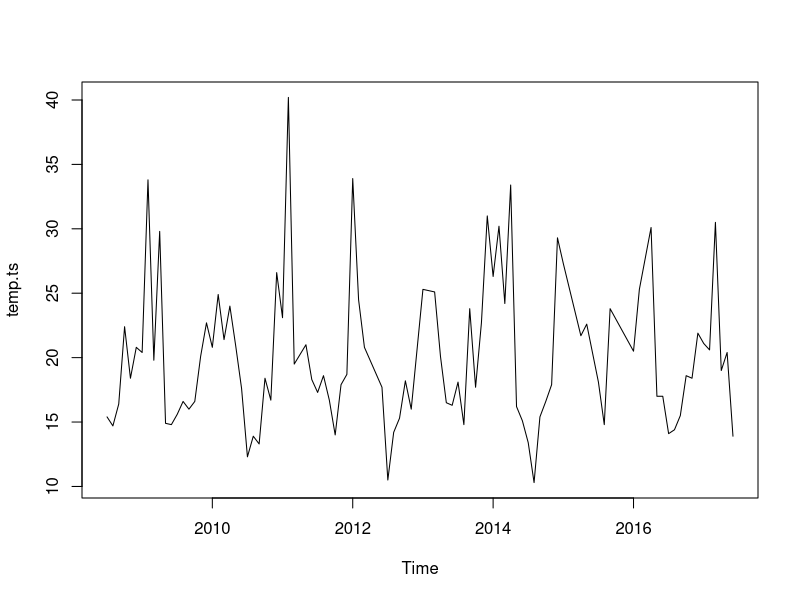
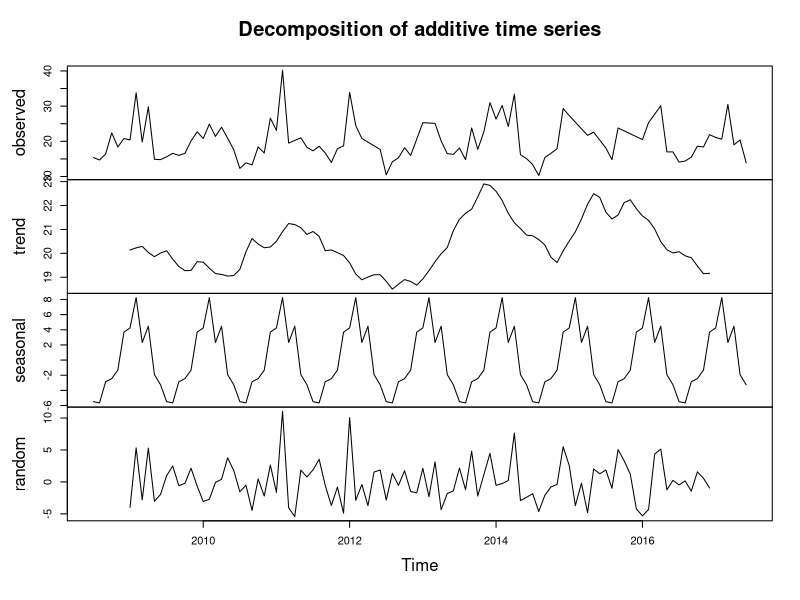
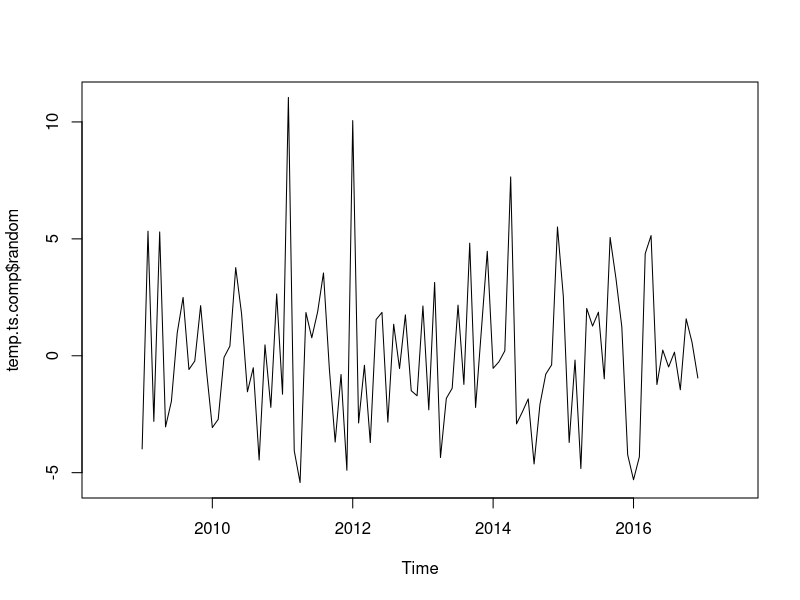
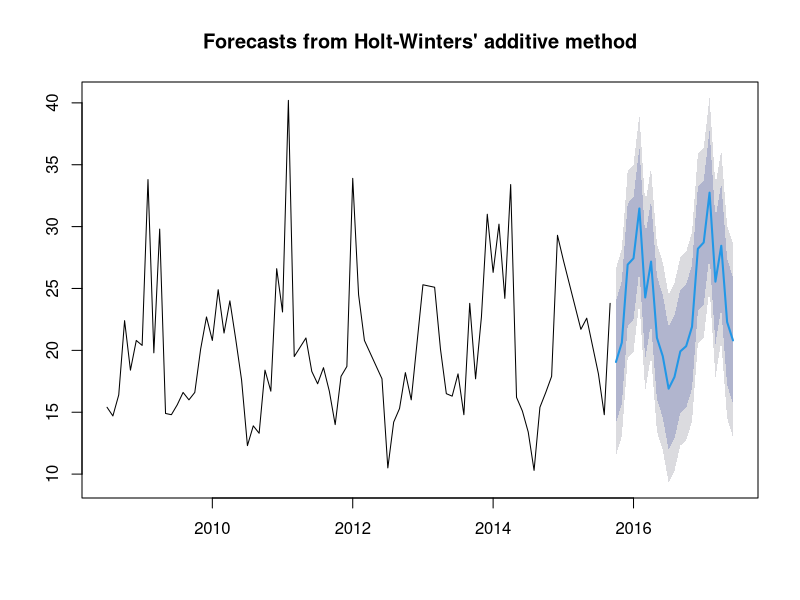
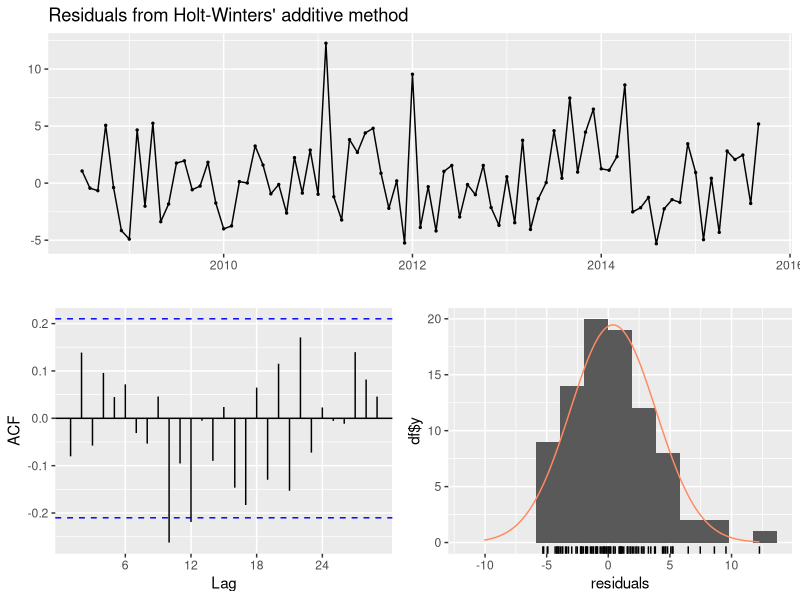
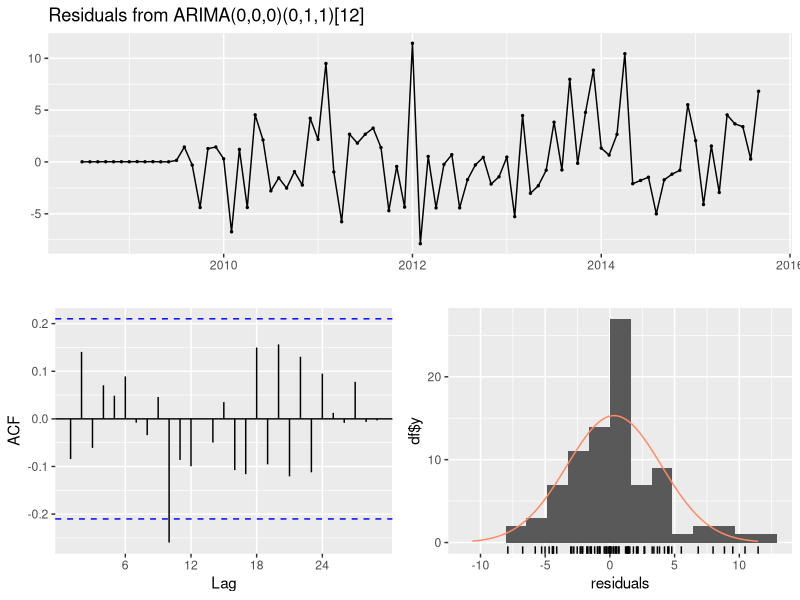
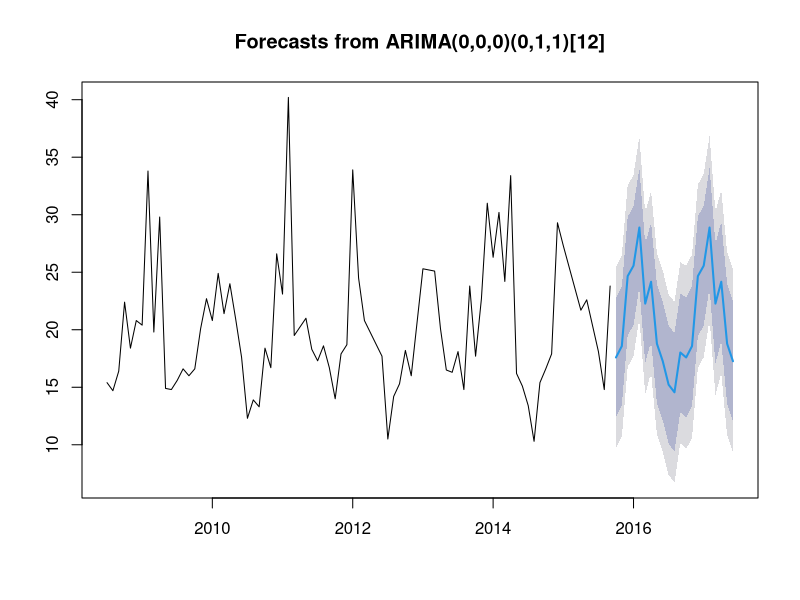

The R source for these figures, in order:
## ---- chunk 1
library(zoo)
library(forecast)
## ---- chunk 2
temps.df <- read.csv("MelbourneTemps.csv", sep=",", header=TRUE)
temps.vec <- temps.df$HiTemp
summary(temps.vec)
## ---- chunk 3
temps.vec <- na.approx(temps.vec)
summary(temps.vec)
## ---- chunk 4
temp.ts <- ts(temps.vec, frequency = 12, start=c(2008, 7))
## ---- chunk 5
plot(temp.ts)
temp.ts.comp <- decompose(temp.ts)
plot(temp.ts.comp)
## ---- chunk 6
plot(temp.ts.comp$random)

## ---- chunk 7
train.data <- window(temp.ts, start=c(2008, 7), end=c(2015, 9))
test.data <- window(temp.ts, start=c(2015, 10), end=c(2017, 6))
## ---- chunk 8
model.hw <- hw(train.data, h = 21)
plot(model.hw)
## ---- chunk 9
checkresiduals(model.hw)
## ---- chunk 10
arima.fit <- auto.arima(train.data)
checkresiduals(arima.fit)
## ---- chunk 11
arima.pred <- forecast(arima.fit, h=21)
plot(arima.pred)
## ---- chunk 12
acc1 <- accuracy(model.hw, test.data)
acc2 <- accuracy(arima.pred, test.data)
